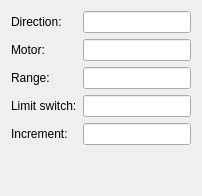
     <widget class="QWidget" name="tab_5">
      <attribute name="title">
       <string>Z axis</string>
      </attribute>
      <layout class="QVBoxLayout" name="verticalLayout_4">
       <item>
        <layout class="QGridLayout" name="gridLayout_7">
         <item row="0" column="0" colspan="2">
          <widget class="QLabel" name="label_30">
           <property name="toolTip">
            <string>&lt;!DOCTYPE HTML PUBLIC &quot;-//W3C//DTD HTML 4.0//EN&quot; &quot;http://www.w3.org/TR/REC-html40/strict.dtd&quot;&gt;
&lt;html&gt;&lt;head&gt;&lt;meta name=&quot;qrichtext&quot; content=&quot;1&quot; /&gt;&lt;style type=&quot;text/css&quot;&gt;
p, li { white-space: pre-wrap; }
&lt;/style&gt;&lt;/head&gt;&lt;body style=&quot; font-family:'Sans'; font-size:10pt; font-weight:400; font-style:normal;&quot;&gt;
&lt;p style=&quot; margin-top:0px; margin-bottom:0px; margin-left:0px; margin-right:0px; -qt-block-indent:0; text-indent:0px; background-color:#000000;&quot;&gt;&lt;a name=&quot;internal-source-marker_0.4259963477961719&quot;&gt;&lt;/a&gt;&lt;span style=&quot; font-family:'Arial'; font-size:11pt; color:#000000; background-color:#000000;&quot;&gt;D&lt;/span&gt;&lt;span style=&quot; font-family:'Arial'; font-size:11pt; color:#000000; background-color:#000000;&quot;&gt;irection vector for movement&lt;/span&gt;&lt;/p&gt;
&lt;p style=&quot; margin-top:0px; margin-bottom:0px; margin-left:0px; margin-right:0px; -qt-block-indent:0; text-indent:0px; background-color:#000000;&quot;&gt;&lt;span style=&quot; font-family:'Arial'; font-size:11pt; color:#000000; background-color:#000000;&quot;&gt;Example:&lt;/span&gt;&lt;/p&gt;
&lt;p style=&quot; margin-top:0px; margin-bottom:0px; margin-left:0px; margin-right:0px; -qt-block-indent:0; text-indent:0px; background-color:#000000;&quot;&gt;&lt;span style=&quot; font-family:'Arial'; font-size:11pt; color:#000000; background-color:#000000;&quot;&gt;     for Z is 0 0 0 1&lt;/span&gt;&lt;/p&gt;
&lt;p style=&quot; margin-top:0px; margin-bottom:0px; margin-left:0px; margin-right:0px; -qt-block-indent:0; text-indent:0px; background-color:#000000;&quot;&gt;&lt;span style=&quot; font-family:'Arial'; font-size:11pt; color:#000000; background-color:#000000;&quot;&gt;     for Y is 1 0 1 0&lt;/span&gt;&lt;/p&gt;
&lt;p style=&quot;-qt-paragraph-type:empty; margin-top:0px; margin-bottom:0px; margin-left:0px; margin-right:0px; -qt-block-indent:0; text-indent:0px;&quot;&gt;&lt;/p&gt;&lt;/body&gt;&lt;/html&gt;</string>
           </property>
           <property name="text">
            <string>Direction:</string>
           </property>
          </widget>
         </item>
         <item row="0" column="2">
          <widget class="QLineEdit" name="zDirection"/>
         </item>
         <item row="1" column="0" colspan="2">
          <widget class="QLabel" name="label_31">
           <property name="toolTip">
            <string>&lt;!DOCTYPE HTML PUBLIC &quot;-//W3C//DTD HTML 4.0//EN&quot; &quot;http://www.w3.org/TR/REC-html40/strict.dtd&quot;&gt;
&lt;html&gt;&lt;head&gt;&lt;meta name=&quot;qrichtext&quot; content=&quot;1&quot; /&gt;&lt;style type=&quot;text/css&quot;&gt;
p, li { white-space: pre-wrap; }
&lt;/style&gt;&lt;/head&gt;&lt;body style=&quot; font-family:'Sans'; font-size:10pt; font-weight:400; font-style:normal;&quot;&gt;
&lt;p style=&quot; margin-top:0px; margin-bottom:0px; margin-left:0px; margin-right:0px; -qt-block-indent:0; text-indent:0px; background-color:#000000;&quot;&gt;&lt;span style=&quot; font-family:'Arial'; font-size:11pt; color:#000000; background-color:#000000;&quot;&gt;Axis direction +-[mm] per (1/8) step&lt;/span&gt;&lt;/p&gt;
&lt;p style=&quot;-qt-paragraph-type:empty; margin-top:0px; margin-bottom:0px; margin-left:0px; margin-right:0px; -qt-block-indent:0; text-indent:0px;&quot;&gt;&lt;/p&gt;&lt;/body&gt;&lt;/html&gt;</string>
           </property>
           <property name="text">
            <string>Motor:</string>
           </property>
          </widget>
         </item>
         <item row="1" column="2">
          <widget class="QLineEdit" name="zMotor"/>
         </item>
         <item row="2" column="0" colspan="2">
          <widget class="QLabel" name="label_32">
           <property name="text">
            <string>Range:</string>
           </property>
          </widget>
         </item>
         <item row="2" column="2">
          <widget class="QLineEdit" name="zRange"/>
         </item>
         <item row="3" column="0" colspan="2">
          <widget class="QLabel" name="label_33">
           <property name="toolTip">
            <string>&lt;!DOCTYPE HTML PUBLIC &quot;-//W3C//DTD HTML 4.0//EN&quot; &quot;http://www.w3.org/TR/REC-html40/strict.dtd&quot;&gt;
&lt;html&gt;&lt;head&gt;&lt;meta name=&quot;qrichtext&quot; content=&quot;1&quot; /&gt;&lt;style type=&quot;text/css&quot;&gt;
p, li { white-space: pre-wrap; }
&lt;/style&gt;&lt;/head&gt;&lt;body style=&quot; font-family:'Sans'; font-size:10pt; font-weight:400; font-style:normal;&quot;&gt;
&lt;p style=&quot; margin-top:0px; margin-bottom:0px; margin-left:0px; margin-right:0px; -qt-block-indent:0; text-indent:0px; background-color:#000000;&quot;&gt;&lt;a name=&quot;internal-source-marker_0.4259963477961719&quot;&gt;&lt;/a&gt;&lt;span style=&quot; font-family:'Arial'; font-size:11pt; color:#000000; background-color:#000000;&quot;&gt;+&lt;/span&gt;&lt;span style=&quot; font-family:'Arial'; font-size:11pt; color:#000000; background-color:#000000;&quot;&gt;direction -direction (0 -&amp;gt; limit switch not connected; 1 if it is)&lt;/span&gt;&lt;/p&gt;&lt;/body&gt;&lt;/html&gt;</string>
           </property>
           <property name="text">
            <string>Limit switch:</string>
           </property>
          </widget>
         </item>
         <item row="3" column="2">
          <widget class="QLineEdit" name="zLimit"/>
         </item>
         <item row="4" column="0" colspan="2">
          <widget class="QLabel" name="label_34">
           <property name="toolTip">
            <string>&lt;!DOCTYPE HTML PUBLIC &quot;-//W3C//DTD HTML 4.0//EN&quot; &quot;http://www.w3.org/TR/REC-html40/strict.dtd&quot;&gt;
&lt;html&gt;&lt;head&gt;&lt;meta name=&quot;qrichtext&quot; content=&quot;1&quot; /&gt;&lt;style type=&quot;text/css&quot;&gt;
p, li { white-space: pre-wrap; }
&lt;/style&gt;&lt;/head&gt;&lt;body style=&quot; font-family:'Sans'; font-size:10pt; font-weight:400; font-style:normal;&quot;&gt;
&lt;p style=&quot; margin-top:0px; margin-bottom:0px; margin-left:0px; margin-right:0px; -qt-block-indent:0; text-indent:0px; background-color:#000000;&quot;&gt;&lt;a name=&quot;internal-source-marker_0.4259963477961719&quot;&gt;&lt;/a&gt;&lt;span style=&quot; font-family:'Arial'; font-size:11pt; color:#000000; background-color:#000000;&quot;&gt;[&lt;/span&gt;&lt;span style=&quot; font-family:'Arial'; font-size:11pt; color:#000000; background-color:#000000;&quot;&gt;mm] default distance to move plunger in manual jog&lt;/span&gt;&lt;/p&gt;&lt;/body&gt;&lt;/html&gt;</string>
           </property>
           <property name="text">
            <string>Increment:</string>
           </property>
          </widget>
         </item>
         <item row="4" column="2">
          <widget class="QLineEdit" name="zIncrement"/>
         </item>
         <item row="5" column="0">
          <spacer name="verticalSpacer_4">
           <property name="orientation">
            <enum>Qt::Vertical</enum>
           </property>
           <property name="sizeHint" stdset="0">
            <size>
             <width>20</width>
             <height>40</height>
            </size>
           </property>
          </spacer>
         </item>
        </layout>
       </item>
      </layout>
     </widget>
